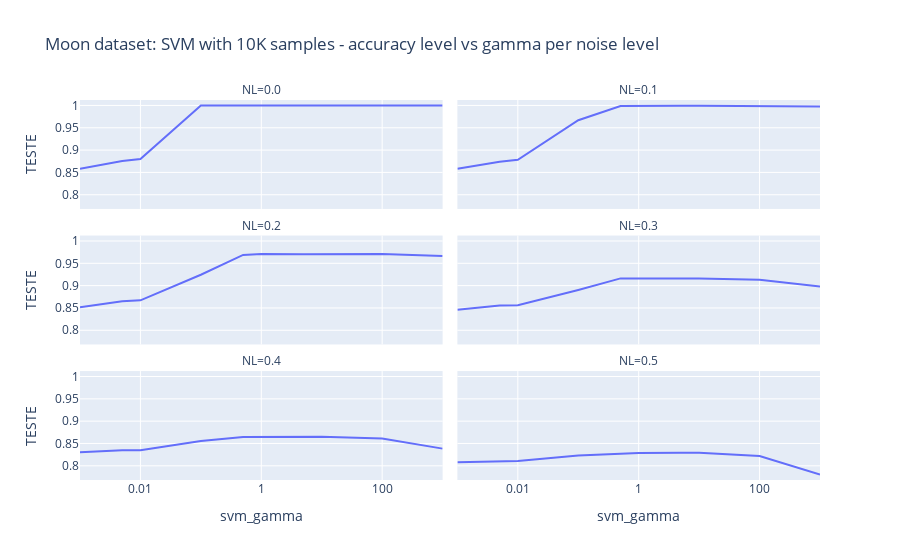

The cell this chart's notebook holds for it:
### Code cell
dfBySvmAnd10K = dfMoon.groupby(['NL', 'HPS']).apply(lambda group: group[group.TESTE == group.TESTE.max()]).reset_index(drop=True)
px.line(dfBySvmAnd10K, x='HPS', labels = {'HPS': 'svm_gamma'}, y='TESTE', 
           facet_col='NL', facet_col_wrap=2,
           log_x=True, title="Moon dataset: SVM with 10K samples - accuracy level vs gamma per noise level")

### Figure 1 — Plotly figure (JSON) as saved in the notebook; plotly's stock layout.template omitted (floating-point values rounded to 4 significant figures)
{"data": [{"hovertemplate": "NL=0.0<br>svm_gamma=%{x}<br>TESTE=%{y}<extra></extra>", "legendgroup": "", "line": {"color": "#636efa", "dash": "solid"}, "marker": {"symbol": "circle"}, "mode": "lines", "name": "", "orientation": "v", "showlegend": false, "type": "scatter", "x": [0.001, 0.005, 0.01, 0.1, 0.5, 1, 5, 10, 100, 1000], "xaxis": "x5", "y": [0.8581, 0.8756, 0.8798, 0.9999, 1, 1, 1, 1, 1, 1], "yaxis": "y5"}, {"hovertemplate": "NL=0.1<br>svm_gamma=%{x}<br>TESTE=%{y}<extra></extra>", "legendgroup": "", "line": {"color": "#636efa", "dash": "solid"}, "marker": {"symbol": "circle"}, "mode": "lines", "name": "", "orientation": "v", "showlegend": false, "type": "scatter", "x": [0.001, 0.005, 0.01, 0.1, 0.5, 1, 5, 10, 100, 1000], "xaxis": "x6", "y": [0.8583, 0.8741, 0.8783, 0.9668, 0.9989, 0.9994, 0.9995, 0.9993, 0.9992, 0.9977], "yaxis": "y6"}, {"hovertemplate": "NL=0.2<br>svm_gamma=%{x}<br>TESTE=%{y}<extra></extra>", "legendgroup": "", "line": {"color": "#636efa", "dash": "solid"}, "marker": {"symbol": "circle"}, "mode": "lines", "name": "", "orientation": "v", "showlegend": false, "type": "scatter", "x": [0.001, 0.005, 0.01, 0.1, 0.5, 1, 5, 10, 100, 1000], "xaxis": "x3", "y": [0.8516, 0.8652, 0.8671, 0.9244, 0.9687, 0.9707, 0.9703, 0.9703, 0.9707, 0.9661], "yaxis": "y3"}, {"hovertemplate": "NL=0.3<br>svm_gamma=%{x}<br>TESTE=%{y}<extra></extra>", "legendgroup": "", "line": {"color": "#636efa", "dash": "solid"}, "marker": {"symbol": "circle"}, "mode": "lines", "name": "", "orientation": "v", "showlegend": false, "type": "scatter", "x": [0.001, 0.005, 0.01, 0.1, 0.5, 1, 5, 10, 100, 1000], "xaxis": "x4", "y": [0.8459, 0.8556, 0.8561, 0.8904, 0.9162, 0.9163, 0.9156, 0.9161, 0.9134, 0.8978], "yaxis": "y4"}, {"hovertemplate": "NL=0.4<br>svm_gamma=%{x}<br>TESTE=%{y}<extra></extra>", "legendgroup": "", "line": {"color": "#636efa", "dash": "solid"}, "marker": {"symbol": "circle"}, "mode": "lines", "name": "", "orientation": "v", "showlegend": false, "type": "scatter", "x": [0.001, 0.005, 0.01, 0.1, 0.5, 1, 5, 10, 100, 1000], "xaxis": "x", "y": [0.8306, 0.8349, 0.8347, 0.8556, 0.8647, 0.8651, 0.866, 0.8653, 0.8613, 0.8385], "yaxis": "y"}, {"hovertemplate": "NL=0.5<br>svm_gamma=%{x}<br>TESTE=%{y}<extra></extra>", "legendgroup": "", "line": {"color": "#636efa", "dash": "solid"}, "marker": {"symbol": "circle"}, "mode": "lines", "name": "", "orientation": "v", "showlegend": false, "type": "scatter", "x": [0.001, 0.005, 0.01, 0.1, 0.5, 1, 5, 10, 100, 1000], "xaxis": "x2", "y": [0.8082, 0.81, 0.8106, 0.823, 0.8267, 0.8287, 0.8292, 0.8293, 0.8219, 0.7804], "yaxis": "y2"}], "layout": {"annotations": [{"font": {}, "showarrow": false, "text": "NL=0.4", "x": 0.245, "xanchor": "center", "xref": "paper", "y": 0.2867, "yanchor": "bottom", "yref": "paper"}, {"font": {}, "showarrow": false, "text": "NL=0.5", "x": 0.755, "xanchor": "center", "xref": "paper", "y": 0.2867, "yanchor": "bottom", "yref": "paper"}, {"font": {}, "showarrow": false, "text": "NL=0.2", "x": 0.245, "xanchor": "center", "xref": "paper", "y": 0.6433, "yanchor": "bottom", "yref": "paper"}, {"font": {}, "showarrow": false, "text": "NL=0.3", "x": 0.755, "xanchor": "center", "xref": "paper", "y": 0.6433, "yanchor": "bottom", "yref": "paper"}, {"font": {}, "showarrow": false, "text": "NL=0.0", "x": 0.245, "xanchor": "center", "xref": "paper", "y": 1.0, "yanchor": "bottom", "yref": "paper"}, {"font": {}, "showarrow": false, "text": "NL=0.1", "x": 0.755, "xanchor": "center", "xref": "paper", "y": 1.0, "yanchor": "bottom", "yref": "paper"}], "autosize": true, "legend": {"tracegroupgap": 0}, "title": {"text": "Moon dataset: SVM with 10K samples - accuracy level vs gamma per noise level"}, "xaxis": {"anchor": "y", "autorange": true, "domain": [0, 0.49], "range": [-3.0, 3.0], "title": {"text": "svm_gamma"}, "type": "log"}, "xaxis2": {"anchor": "y2", "autorange": true, "domain": [0.51, 1], "matches": "x", "range": [-3.0, 3.0], "title": {"text": "svm_gamma"}, "type": "log"}, "xaxis3": {"anchor": "y3", "autorange": true, "domain": [0, 0.49], "matches": "x", "range": [-3.0, 3.0], "showticklabels": false, "type": "log"}, "xaxis4": {"anchor": "y4", "autorange": true, "domain": [0.51, 1], "matches": "x", "range": [-3.0, 3.0], "showticklabels": false, "type": "log"}, "xaxis5": {"anchor": "y5", "autorange": true, "domain": [0, 0.49], "matches": "x", "range": [-3.0, 3.0], "showticklabels": false, "type": "log"}, "xaxis6": {"anchor": "y6", "autorange": true, "domain": [0.51, 1], "matches": "x", "range": [-3.0, 3.0], "showticklabels": false, "type": "log"}, "yaxis": {"anchor": "x", "autorange": true, "domain": [0, 0.2867], "range": [0.7682, 1.012], "title": {"text": "TESTE"}, "type": "linear"}, "yaxis2": {"anchor": "x2", "autorange": true, "domain": [0, 0.2867], "matches": "y", "range": [0.7682, 1.012], "showticklabels": false, "type": "linear"}, "yaxis3": {"anchor": "x3", "autorange": true, "domain": [0.3567, 0.6433], "matches": "y", "range": [0.7682, 1.012], "title": {"text": "TESTE"}, "type": "linear"}, "yaxis4": {"anchor": "x4", "autorange": true, "domain": [0.3567, 0.6433], "matches": "y", "range": [0.7682, 1.012], "showticklabels": false, "type": "linear"}, "yaxis5": {"anchor": "x5", "autorange": true, "domain": [0.7133, 1.0], "matches": "y", "range": [0.7682, 1.012], "title": {"text": "TESTE"}, "type": "linear"}, "yaxis6": {"anchor": "x6", "autorange": true, "domain": [0.7133, 1.0], "matches": "y", "range": [0.7682, 1.012], "showticklabels": false, "type": "linear"}}}
